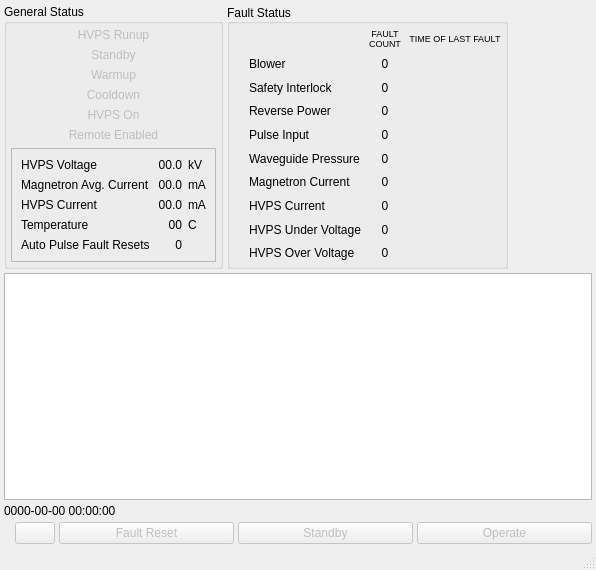
<?xml version="1.0" encoding="UTF-8"?>
<ui version="4.0">
 <class>KaXmitCtlMainWindow</class>
 <widget class="QMainWindow" name="KaXmitCtlMainWindow">
  <property name="geometry">
   <rect>
    <x>0</x>
    <y>0</y>
    <width>596</width>
    <height>570</height>
   </rect>
  </property>
  <property name="windowTitle">
   <string>Ka Transmitter Control</string>
  </property>
  <widget class="QWidget" name="centralwidget">
   <layout class="QVBoxLayout" name="verticalLayout_3">
    <property name="spacing">
     <number>4</number>
    </property>
    <property name="margin">
     <number>4</number>
    </property>
    <item>
     <layout class="QHBoxLayout" name="horizontalLayout_13">
      <property name="spacing">
       <number>4</number>
      </property>
      <item>
       <widget class="QGroupBox" name="statusBox">
        <property name="title">
         <string>General Status</string>
        </property>
        <property name="flat">
         <bool>false</bool>
        </property>
        <property name="checkable">
         <bool>false</bool>
        </property>
        <layout class="QVBoxLayout" name="verticalLayout_2">
         <property name="margin">
          <number>4</number>
         </property>
         <item>
          <widget class="QLabel" name="runupLabel">
           <property name="enabled">
            <bool>false</bool>
           </property>
           <property name="text">
            <string>HVPS Runup</string>
           </property>
           <property name="alignment">
            <set>Qt::AlignCenter</set>
           </property>
          </widget>
         </item>
         <item>
          <widget class="QLabel" name="standbyLabel">
           <property name="enabled">
            <bool>false</bool>
           </property>
           <property name="text">
            <string>Standby</string>
           </property>
           <property name="alignment">
            <set>Qt::AlignCenter</set>
           </property>
          </widget>
         </item>
         <item>
          <widget class="QLabel" name="warmupLabel">
           <property name="enabled">
            <bool>false</bool>
           </property>
           <property name="text">
            <string>Warmup</string>
           </property>
           <property name="alignment">
            <set>Qt::AlignCenter</set>
           </property>
          </widget>
         </item>
         <item>
          <widget class="QLabel" name="cooldownLabel">
           <property name="enabled">
            <bool>false</bool>
           </property>
           <property name="text">
            <string>Cooldown</string>
           </property>
           <property name="alignment">
            <set>Qt::AlignCenter</set>
           </property>
          </widget>
         </item>
         <item>
          <widget class="QLabel" name="hvpsOnLabel">
           <property name="enabled">
            <bool>false</bool>
           </property>
           <property name="text">
            <string>HVPS On</string>
           </property>
           <property name="alignment">
            <set>Qt::AlignCenter</set>
           </property>
          </widget>
         </item>
         <item>
          <widget class="QLabel" name="remoteEnabledLabel">
           <property name="enabled">
            <bool>false</bool>
           </property>
           <property name="text">
            <string>Remote Enabled</string>
           </property>
           <property name="alignment">
            <set>Qt::AlignCenter</set>
           </property>
          </widget>
         </item>
         <item>
          <widget class="QFrame" name="frame">
           <property name="frameShape">
            <enum>QFrame::StyledPanel</enum>
           </property>
           <property name="frameShadow">
            <enum>QFrame::Raised</enum>
           </property>
           <layout class="QGridLayout" name="gridLayout">
            <item row="0" column="0">
             <widget class="QLabel" name="hvpsVoltageTitle">
              <property name="text">
               <string>HVPS Voltage </string>
              </property>
             </widget>
            </item>
            <item row="0" column="1">
             <widget class="QLabel" name="hvpsVoltageValue">
              <property name="text">
               <string>00.0</string>
              </property>
              <property name="alignment">
               <set>Qt::AlignRight|Qt::AlignTrailing|Qt::AlignVCenter</set>
              </property>
             </widget>
            </item>
            <item row="0" column="2">
             <widget class="QLabel" name="hvpsVoltateUnits">
              <property name="sizePolicy">
               <sizepolicy hsizetype="Minimum" vsizetype="Preferred">
                <horstretch>0</horstretch>
                <verstretch>0</verstretch>
               </sizepolicy>
              </property>
              <property name="text">
               <string>kV</string>
              </property>
             </widget>
            </item>
            <item row="1" column="0">
             <widget class="QLabel" name="magCurrentTitle">
              <property name="text">
               <string>Magnetron Avg. Current </string>
              </property>
             </widget>
            </item>
            <item row="1" column="1">
             <widget class="QLabel" name="magCurrentValue">
              <property name="text">
               <string>00.0</string>
              </property>
              <property name="alignment">
               <set>Qt::AlignRight|Qt::AlignTrailing|Qt::AlignVCenter</set>
              </property>
             </widget>
            </item>
            <item row="1" column="2">
             <widget class="QLabel" name="magCurrentUnits">
              <property name="sizePolicy">
               <sizepolicy hsizetype="Minimum" vsizetype="Preferred">
                <horstretch>0</horstretch>
                <verstretch>0</verstretch>
               </sizepolicy>
              </property>
              <property name="text">
               <string>mA</string>
              </property>
             </widget>
            </item>
            <item row="2" column="0">
             <widget class="QLabel" name="hvpsCurrentTitle">
              <property name="text">
               <string>HVPS Current</string>
              </property>
             </widget>
            </item>
            <item row="2" column="1">
             <widget class="QLabel" name="hvpsCurrentValue">
              <property name="text">
               <string>00.0</string>
              </property>
              <property name="alignment">
               <set>Qt::AlignRight|Qt::AlignTrailing|Qt::AlignVCenter</set>
              </property>
             </widget>
            </item>
            <item row="2" column="2">
             <widget class="QLabel" name="hvpsCurrentUnits">
              <property name="sizePolicy">
               <sizepolicy hsizetype="Minimum" vsizetype="Preferred">
                <horstretch>0</horstretch>
                <verstretch>0</verstretch>
               </sizepolicy>
              </property>
              <property name="text">
               <string>mA</string>
              </property>
             </widget>
            </item>
            <item row="3" column="1">
             <widget class="QLabel" name="temperatureValue">
              <property name="text">
               <string>00</string>
              </property>
              <property name="alignment">
               <set>Qt::AlignRight|Qt::AlignTrailing|Qt::AlignVCenter</set>
              </property>
             </widget>
            </item>
            <item row="3" column="2">
             <widget class="QLabel" name="temperatureUnits">
              <property name="text">
               <string>C</string>
              </property>
             </widget>
            </item>
            <item row="3" column="0">
             <widget class="QLabel" name="temperatureTitle">
              <property name="text">
               <string>Temperature</string>
              </property>
             </widget>
            </item>
            <item row="4" column="0">
             <widget class="QLabel" name="autoResetTitle">
              <property name="text">
               <string>Auto Pulse Fault Resets</string>
              </property>
             </widget>
            </item>
            <item row="4" column="1">
             <widget class="QLabel" name="autoResetCount">
              <property name="text">
               <string>0</string>
              </property>
              <property name="alignment">
               <set>Qt::AlignRight|Qt::AlignTrailing|Qt::AlignVCenter</set>
              </property>
             </widget>
            </item>
           </layout>
          </widget>
         </item>
        </layout>
       </widget>
      </item>
      <item>
       <widget class="QGroupBox" name="faultStatusBox">
        <property name="title">
         <string>Fault Status</string>
        </property>
        <property name="alignment">
         <set>Qt::AlignLeading|Qt::AlignLeft|Qt::AlignVCenter</set>
        </property>
        <property name="flat">
         <bool>false</bool>
        </property>
        <layout class="QGridLayout" name="gridLayout_2">
         <property name="horizontalSpacing">
          <number>8</number>
         </property>
         <property name="margin">
          <number>4</number>
         </property>
         <item row="1" column="0">
          <widget class="QLabel" name="blowerFaultIcon">
           <property name="sizePolicy">
            <sizepolicy hsizetype="Preferred" vsizetype="Preferred">
             <horstretch>0</horstretch>
             <verstretch>0</verstretch>
            </sizepolicy>
           </property>
           <property name="text">
            <string/>
           </property>
           <property name="pixmap">
            <pixmap resource="KaXmitCtlMainWindow.qrc">:/greenLED_off.png</pixmap>
           </property>
          </widget>
         </item>
         <item row="1" column="1">
          <widget class="QLabel" name="blowerFaultLabel">
           <property name="sizePolicy">
            <sizepolicy hsizetype="Preferred" vsizetype="Preferred">
             <horstretch>0</horstretch>
             <verstretch>0</verstretch>
            </sizepolicy>
           </property>
           <property name="text">
            <string>Blower</string>
           </property>
           <property name="indent">
            <number>0</number>
           </property>
          </widget>
         </item>
         <item row="2" column="0">
          <widget class="QLabel" name="interlockFaultIcon">
           <property name="sizePolicy">
            <sizepolicy hsizetype="Preferred" vsizetype="Preferred">
             <horstretch>0</horstretch>
             <verstretch>0</verstretch>
            </sizepolicy>
           </property>
           <property name="text">
            <string/>
           </property>
           <property name="pixmap">
            <pixmap resource="KaXmitCtlMainWindow.qrc">:/greenLED_off.png</pixmap>
           </property>
          </widget>
         </item>
         <item row="2" column="1">
          <widget class="QLabel" name="interlockFaultLabel">
           <property name="sizePolicy">
            <sizepolicy hsizetype="Preferred" vsizetype="Preferred">
             <horstretch>0</horstretch>
             <verstretch>0</verstretch>
            </sizepolicy>
           </property>
           <property name="text">
            <string>Safety Interlock</string>
           </property>
          </widget>
         </item>
         <item row="3" column="0">
          <widget class="QLabel" name="revPowerFaultIcon">
           <property name="sizePolicy">
            <sizepolicy hsizetype="Preferred" vsizetype="Preferred">
             <horstretch>0</horstretch>
             <verstretch>0</verstretch>
            </sizepolicy>
           </property>
           <property name="text">
            <string/>
           </property>
           <property name="pixmap">
            <pixmap resource="KaXmitCtlMainWindow.qrc">:/greenLED_off.png</pixmap>
           </property>
          </widget>
         </item>
         <item row="3" column="1">
          <widget class="QLabel" name="revPowerFaultLabel">
           <property name="sizePolicy">
            <sizepolicy hsizetype="Preferred" vsizetype="Preferred">
             <horstretch>0</horstretch>
             <verstretch>0</verstretch>
            </sizepolicy>
           </property>
           <property name="text">
            <string>Reverse Power</string>
           </property>
          </widget>
         </item>
         <item row="4" column="0">
          <widget class="QLabel" name="pulseInputFaultIcon">
           <property name="sizePolicy">
            <sizepolicy hsizetype="Preferred" vsizetype="Preferred">
             <horstretch>0</horstretch>
             <verstretch>0</verstretch>
            </sizepolicy>
           </property>
           <property name="text">
            <string/>
           </property>
           <property name="pixmap">
            <pixmap resource="KaXmitCtlMainWindow.qrc">:/greenLED_off.png</pixmap>
           </property>
          </widget>
         </item>
         <item row="4" column="1">
          <widget class="QLabel" name="pulseInputFaultLabel">
           <property name="sizePolicy">
            <sizepolicy hsizetype="Preferred" vsizetype="Preferred">
             <horstretch>0</horstretch>
             <verstretch>0</verstretch>
            </sizepolicy>
           </property>
           <property name="text">
            <string>Pulse Input</string>
           </property>
          </widget>
         </item>
         <item row="5" column="0">
          <widget class="QLabel" name="wgPresFaultIcon">
           <property name="sizePolicy">
            <sizepolicy hsizetype="Preferred" vsizetype="Preferred">
             <horstretch>0</horstretch>
             <verstretch>0</verstretch>
            </sizepolicy>
           </property>
           <property name="text">
            <string/>
           </property>
           <property name="pixmap">
            <pixmap resource="KaXmitCtlMainWindow.qrc">:/greenLED_off.png</pixmap>
           </property>
          </widget>
         </item>
         <item row="6" column="0">
          <widget class="QLabel" name="magCurrFaultIcon">
           <property name="sizePolicy">
            <sizepolicy hsizetype="Preferred" vsizetype="Preferred">
             <horstretch>0</horstretch>
             <verstretch>0</verstretch>
            </sizepolicy>
           </property>
           <property name="text">
            <string/>
           </property>
           <property name="pixmap">
            <pixmap resource="KaXmitCtlMainWindow.qrc">:/greenLED_off.png</pixmap>
           </property>
          </widget>
         </item>
         <item row="6" column="1">
          <widget class="QLabel" name="magCurrFaultLabel">
           <property name="sizePolicy">
            <sizepolicy hsizetype="Preferred" vsizetype="Preferred">
             <horstretch>0</horstretch>
             <verstretch>0</verstretch>
            </sizepolicy>
           </property>
           <property name="text">
            <string>Magnetron Current</string>
           </property>
          </widget>
         </item>
         <item row="7" column="0">
          <widget class="QLabel" name="hvpsCurrFaultIcon">
           <property name="sizePolicy">
            <sizepolicy hsizetype="Preferred" vsizetype="Preferred">
             <horstretch>0</horstretch>
             <verstretch>0</verstretch>
            </sizepolicy>
           </property>
           <property name="text">
            <string/>
           </property>
           <property name="pixmap">
            <pixmap resource="KaXmitCtlMainWindow.qrc">:/greenLED_off.png</pixmap>
           </property>
          </widget>
         </item>
         <item row="7" column="1">
          <widget class="QLabel" name="hvpsCurrFaultLabel">
           <property name="sizePolicy">
            <sizepolicy hsizetype="Preferred" vsizetype="Preferred">
             <horstretch>0</horstretch>
             <verstretch>0</verstretch>
            </sizepolicy>
           </property>
           <property name="text">
            <string>HVPS Current</string>
           </property>
          </widget>
         </item>
         <item row="8" column="0">
          <widget class="QLabel" name="hvpsUnderVFaultIcon">
           <property name="sizePolicy">
            <sizepolicy hsizetype="Preferred" vsizetype="Preferred">
             <horstretch>0</horstretch>
             <verstretch>0</verstretch>
            </sizepolicy>
           </property>
           <property name="text">
            <string/>
           </property>
           <property name="pixmap">
            <pixmap resource="KaXmitCtlMainWindow.qrc">:/greenLED_off.png</pixmap>
           </property>
          </widget>
         </item>
         <item row="8" column="1">
          <widget class="QLabel" name="hvpsUnderVFaultLabel">
           <property name="sizePolicy">
            <sizepolicy hsizetype="Preferred" vsizetype="Preferred">
             <horstretch>0</horstretch>
             <verstretch>0</verstretch>
            </sizepolicy>
           </property>
           <property name="text">
            <string>HVPS Under Voltage</string>
           </property>
          </widget>
         </item>
         <item row="9" column="0">
          <widget class="QLabel" name="hvpsOverVFaultIcon">
           <property name="sizePolicy">
            <sizepolicy hsizetype="Preferred" vsizetype="Preferred">
             <horstretch>0</horstretch>
             <verstretch>0</verstretch>
            </sizepolicy>
           </property>
           <property name="text">
            <string/>
           </property>
           <property name="pixmap">
            <pixmap resource="KaXmitCtlMainWindow.qrc">:/greenLED_off.png</pixmap>
           </property>
          </widget>
         </item>
         <item row="9" column="1">
          <widget class="QLabel" name="hvpsOverVFaultLabel">
           <property name="sizePolicy">
            <sizepolicy hsizetype="Preferred" vsizetype="Preferred">
             <horstretch>0</horstretch>
             <verstretch>0</verstretch>
            </sizepolicy>
           </property>
           <property name="text">
            <string>HVPS Over Voltage</string>
           </property>
          </widget>
         </item>
         <item row="5" column="1">
          <widget class="QLabel" name="wgPresFaultLabel">
           <property name="sizePolicy">
            <sizepolicy hsizetype="Preferred" vsizetype="Preferred">
             <horstretch>0</horstretch>
             <verstretch>0</verstretch>
            </sizepolicy>
           </property>
           <property name="text">
            <string>Waveguide Pressure</string>
           </property>
          </widget>
         </item>
         <item row="1" column="2">
          <widget class="QLabel" name="blowerFaultCount">
           <property name="text">
            <string>0</string>
           </property>
           <property name="alignment">
            <set>Qt::AlignCenter</set>
           </property>
          </widget>
         </item>
         <item row="2" column="2">
          <widget class="QLabel" name="interlockFaultCount">
           <property name="text">
            <string>0</string>
           </property>
           <property name="alignment">
            <set>Qt::AlignCenter</set>
           </property>
          </widget>
         </item>
         <item row="3" column="2">
          <widget class="QLabel" name="revPowerFaultCount">
           <property name="text">
            <string>0</string>
           </property>
           <property name="alignment">
            <set>Qt::AlignCenter</set>
           </property>
          </widget>
         </item>
         <item row="4" column="2">
          <widget class="QLabel" name="pulseInputFaultCount">
           <property name="text">
            <string>0</string>
           </property>
           <property name="alignment">
            <set>Qt::AlignCenter</set>
           </property>
          </widget>
         </item>
         <item row="5" column="2">
          <widget class="QLabel" name="wgPresFaultCount">
           <property name="text">
            <string>0</string>
           </property>
           <property name="alignment">
            <set>Qt::AlignCenter</set>
           </property>
          </widget>
         </item>
         <item row="6" column="2">
          <widget class="QLabel" name="magCurrFaultCount">
           <property name="text">
            <string>0</string>
           </property>
           <property name="alignment">
            <set>Qt::AlignCenter</set>
           </property>
          </widget>
         </item>
         <item row="0" column="2">
          <widget class="QLabel" name="faultCountColumnTitle">
           <property name="font">
            <font>
             <pointsize>7</pointsize>
             <weight>50</weight>
             <bold>false</bold>
            </font>
           </property>
           <property name="text">
            <string>FAULT
COUNT</string>
           </property>
           <property name="alignment">
            <set>Qt::AlignCenter</set>
           </property>
          </widget>
         </item>
         <item row="7" column="2">
          <widget class="QLabel" name="hvpsCurrFaultCount">
           <property name="text">
            <string>0</string>
           </property>
           <property name="alignment">
            <set>Qt::AlignCenter</set>
           </property>
          </widget>
         </item>
         <item row="8" column="2">
          <widget class="QLabel" name="hvpsUnderVFaultCount">
           <property name="text">
            <string>0</string>
           </property>
           <property name="alignment">
            <set>Qt::AlignCenter</set>
           </property>
          </widget>
         </item>
         <item row="9" column="2">
          <widget class="QLabel" name="hvpsOverVFaultCount">
           <property name="text">
            <string>0</string>
           </property>
           <property name="alignment">
            <set>Qt::AlignCenter</set>
           </property>
          </widget>
         </item>
         <item row="0" column="3">
          <widget class="QLabel" name="faultTimeColumnTitle">
           <property name="font">
            <font>
             <pointsize>7</pointsize>
            </font>
           </property>
           <property name="text">
            <string>TIME OF LAST FAULT</string>
           </property>
           <property name="scaledContents">
            <bool>false</bool>
           </property>
           <property name="alignment">
            <set>Qt::AlignCenter</set>
           </property>
          </widget>
         </item>
         <item row="1" column="3">
          <widget class="QLabel" name="blowerFaultTime">
           <property name="text">
            <string/>
           </property>
           <property name="alignment">
            <set>Qt::AlignCenter</set>
           </property>
          </widget>
         </item>
         <item row="2" column="3">
          <widget class="QLabel" name="interlockFaultTime">
           <property name="text">
            <string/>
           </property>
           <property name="alignment">
            <set>Qt::AlignCenter</set>
           </property>
          </widget>
         </item>
         <item row="3" column="3">
          <widget class="QLabel" name="revPowerFaultTime">
           <property name="text">
            <string/>
           </property>
           <property name="alignment">
            <set>Qt::AlignCenter</set>
           </property>
          </widget>
         </item>
         <item row="4" column="3">
          <widget class="QLabel" name="pulseInputFaultTime">
           <property name="text">
            <string/>
           </property>
           <property name="alignment">
            <set>Qt::AlignCenter</set>
           </property>
          </widget>
         </item>
         <item row="5" column="3">
          <widget class="QLabel" name="wgPresFaultTime">
           <property name="text">
            <string/>
           </property>
           <property name="alignment">
            <set>Qt::AlignCenter</set>
           </property>
          </widget>
         </item>
         <item row="6" column="3">
          <widget class="QLabel" name="magCurrFaultTime">
           <property name="text">
            <string/>
           </property>
           <property name="alignment">
            <set>Qt::AlignCenter</set>
           </property>
          </widget>
         </item>
         <item row="7" column="3">
          <widget class="QLabel" name="hvpsCurrFaultTime">
           <property name="text">
            <string/>
           </property>
           <property name="alignment">
            <set>Qt::AlignCenter</set>
           </property>
          </widget>
         </item>
         <item row="8" column="3">
          <widget class="QLabel" name="hvpsUnderVFaultTime">
           <property name="text">
            <string/>
           </property>
           <property name="alignment">
            <set>Qt::AlignCenter</set>
           </property>
          </widget>
         </item>
         <item row="9" column="3">
          <widget class="QLabel" name="hvpsOverVFaultTime">
           <property name="text">
            <string/>
           </property>
           <property name="alignment">
            <set>Qt::AlignCenter</set>
           </property>
          </widget>
         </item>
        </layout>
       </widget>
      </item>
      <item>
       <spacer name="horizontalSpacer">
        <property name="orientation">
         <enum>Qt::Horizontal</enum>
        </property>
        <property name="sizeHint" stdset="0">
         <size>
          <width>0</width>
          <height>0</height>
         </size>
        </property>
       </spacer>
      </item>
     </layout>
    </item>
    <item>
     <widget class="QPlainTextEdit" name="logArea">
      <property name="sizePolicy">
       <sizepolicy hsizetype="Expanding" vsizetype="Expanding">
        <horstretch>0</horstretch>
        <verstretch>0</verstretch>
       </sizepolicy>
      </property>
      <property name="minimumSize">
       <size>
        <width>0</width>
        <height>120</height>
       </size>
      </property>
      <property name="maximumSize">
       <size>
        <width>16777215</width>
        <height>16777215</height>
       </size>
      </property>
      <property name="font">
       <font>
        <pointsize>8</pointsize>
       </font>
      </property>
      <property name="lineWrapMode">
       <enum>QPlainTextEdit::WidgetWidth</enum>
      </property>
      <property name="textInteractionFlags">
       <set>Qt::TextSelectableByKeyboard|Qt::TextSelectableByMouse</set>
      </property>
     </widget>
    </item>
    <item>
     <widget class="QLabel" name="clockLabel">
      <property name="text">
       <string>0000-00-00 00:00:00</string>
      </property>
     </widget>
    </item>
    <item>
     <layout class="QHBoxLayout" name="horizontalLayout_14">
      <property name="spacing">
       <number>4</number>
      </property>
      <property name="margin">
       <number>0</number>
      </property>
      <item>
       <widget class="QLabel" name="unitOnLabel">
        <property name="enabled">
         <bool>true</bool>
        </property>
        <property name="sizePolicy">
         <sizepolicy hsizetype="Minimum" vsizetype="Preferred">
          <horstretch>0</horstretch>
          <verstretch>0</verstretch>
         </sizepolicy>
        </property>
        <property name="text">
         <string/>
        </property>
        <property name="pixmap">
         <pixmap resource="KaXmitCtlMainWindow.qrc">:/greenLED_off.png</pixmap>
        </property>
       </widget>
      </item>
      <item>
       <widget class="QPushButton" name="powerButton">
        <property name="enabled">
         <bool>false</bool>
        </property>
        <property name="sizePolicy">
         <sizepolicy hsizetype="Minimum" vsizetype="Preferred">
          <horstretch>0</horstretch>
          <verstretch>0</verstretch>
         </sizepolicy>
        </property>
        <property name="text">
         <string/>
        </property>
        <property name="icon">
         <iconset resource="KaXmitCtlMainWindow.qrc">
          <normaloff>:/powerbutton.png</normaloff>:/powerbutton.png</iconset>
        </property>
        <property name="iconSize">
         <size>
          <width>24</width>
          <height>24</height>
         </size>
        </property>
       </widget>
      </item>
      <item>
       <widget class="QPushButton" name="faultResetButton">
        <property name="enabled">
         <bool>false</bool>
        </property>
        <property name="sizePolicy">
         <sizepolicy hsizetype="MinimumExpanding" vsizetype="Preferred">
          <horstretch>0</horstretch>
          <verstretch>0</verstretch>
         </sizepolicy>
        </property>
        <property name="text">
         <string>Fault Reset</string>
        </property>
       </widget>
      </item>
      <item>
       <widget class="QPushButton" name="standbyButton">
        <property name="enabled">
         <bool>false</bool>
        </property>
        <property name="sizePolicy">
         <sizepolicy hsizetype="MinimumExpanding" vsizetype="Preferred">
          <horstretch>0</horstretch>
          <verstretch>0</verstretch>
         </sizepolicy>
        </property>
        <property name="text">
         <string>Standby</string>
        </property>
       </widget>
      </item>
      <item>
       <widget class="QPushButton" name="operateButton">
        <property name="enabled">
         <bool>false</bool>
        </property>
        <property name="sizePolicy">
         <sizepolicy hsizetype="MinimumExpanding" vsizetype="Preferred">
          <horstretch>0</horstretch>
          <verstretch>0</verstretch>
         </sizepolicy>
        </property>
        <property name="text">
         <string>Operate</string>
        </property>
       </widget>
      </item>
     </layout>
    </item>
   </layout>
  </widget>
  <widget class="QStatusBar" name="statusBar"/>
  <action name="actionExit">
   <property name="text">
    <string>Exit</string>
   </property>
  </action>
 </widget>
 <resources>
  <include location="KaXmitCtlMainWindow.qrc"/>
 </resources>
 <connections/>
 <slots>
  <slot>powerClicked()</slot>
  <slot>faultResetClicked()</slot>
  <slot>standbyClicked()</slot>
  <slot>operateClicked()</slot>
 </slots>
</ui>
